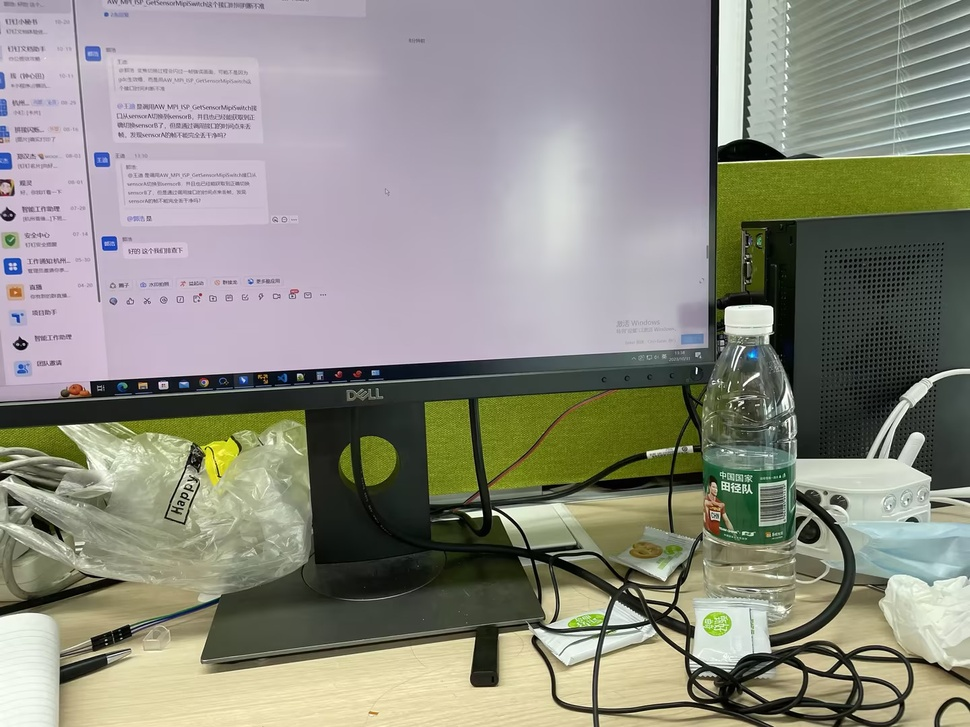
#> input picture DT.jpg, 970 x 727 px, shrunk from 1440 x 1080 before the run, found by its file name
$ python split.py
#> lines starting #> are read from the running program, lines starting #| are printed output that depends on the picture
import cv2
import numpy as np


def max_pooling(img, G=10):

    # Max Pooling

    out = img.copy()

    H, W, C = img.shape

    Nh = int(H / G)

    Nw = int(W / G)

    for y in range(Nh):

        for x in range(Nw):

            for c in range(C):

                out[G*y:G*(y+1), G*x:G*(x+1), c] = np.max(out[G*y:G*(y+1), G*x:G*(x+1), c])

    return out

def read_gray_image(pic):
#> called with pic = 'DT.jpg'
    image = cv2.imread(pic)
#> image is the input picture: shape (727, 970, 3); mean B, G, R 129.5, 140.3, 141.1
    gray_image = cv2.cvtColor(image, cv2.COLOR_BGR2GRAY)
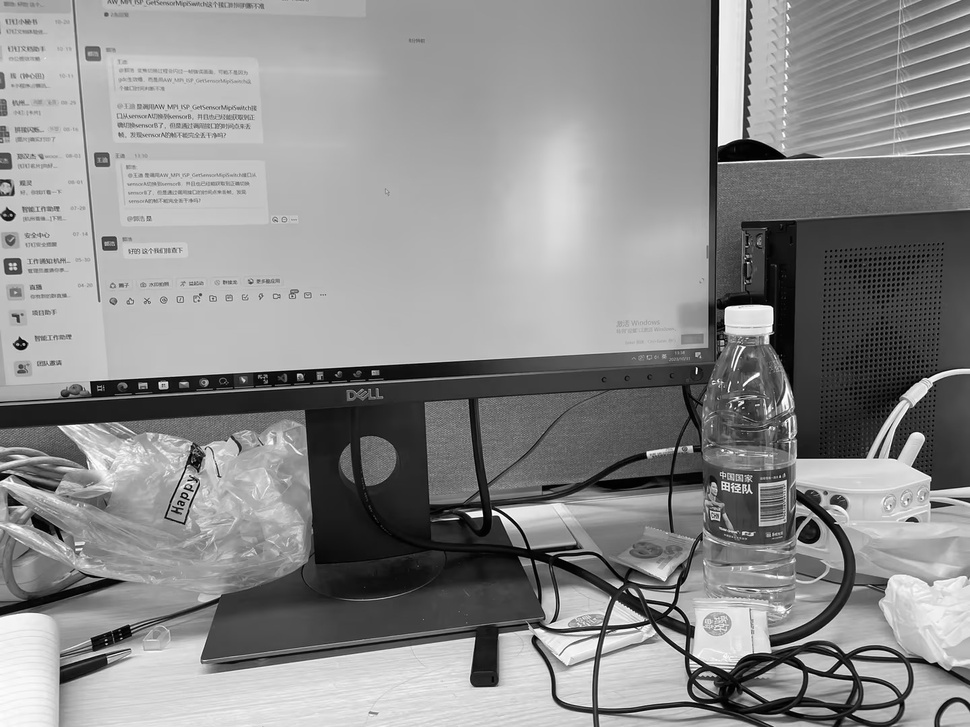
#> gray_image: shape (727, 970); min 0, max 255, mean 139.3
    return gray_image
# OpenCV按能量分割图块
# img = cv2.imread('DT.jpg')
img = read_gray_image('DT.jpg')

# 创建锐化核
kernel = np.array([[0, -1, 0],
                   [-1, 4,-1],
                   [0, -1, 0]])

# kernel = np.array([[1/9,1/9,1/9],
#                    [1/9,1/9,1/9],
#                    [1/9,1/9,1/9]])

sharpened_img = cv2.filter2D(img, -1, kernel)
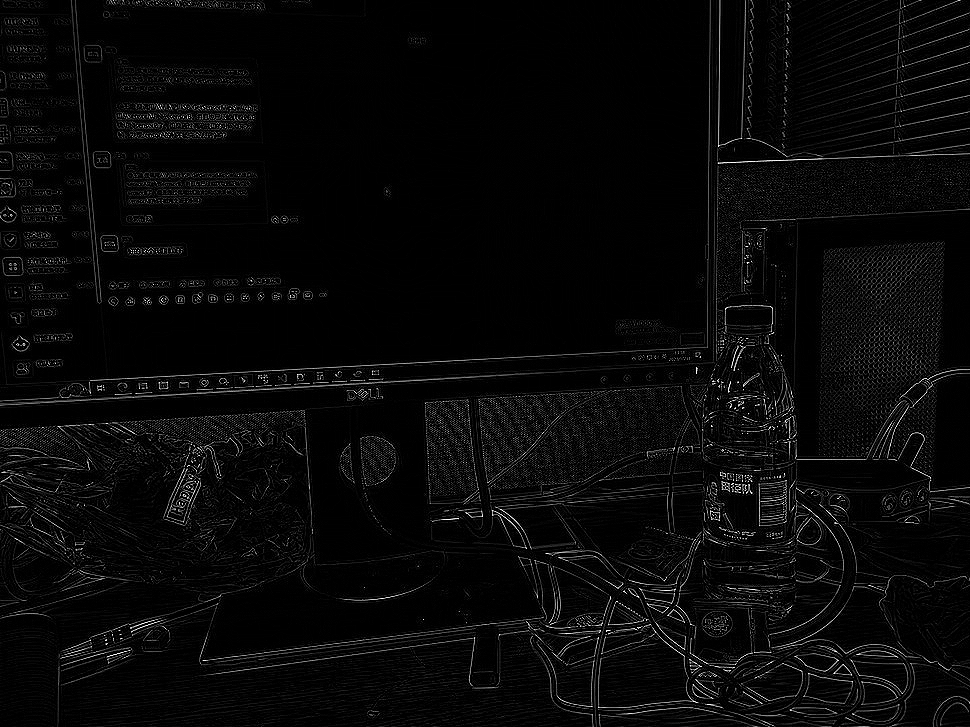
#> sharpened_img: shape (727, 970); min 0, max 255, mean 8.9


# [13 lines of commented-out code are left out]
cv2.imshow('Result', img)
cv2.waitKey(0)

# [9 lines of commented-out code are left out]
cv2.destroyAllWindows()


# [28 lines of commented-out code are left out]
